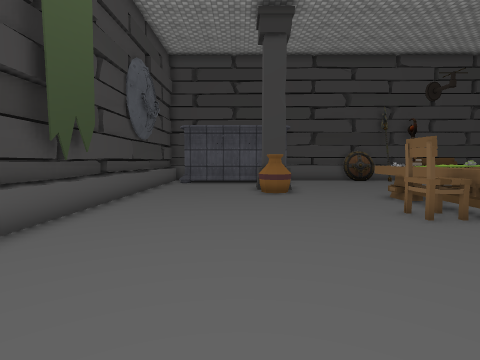
View 1 (above)

17 first-person views from a walk through a Unity game level. The camera is 1.4 m above the floor, tilts 4° down and sees 80° across. The floor is counted in squares, 1 m on a side. Each view is taken from the middle of a square. On the plan, view 1 faces up. The plan holds only what a view shows up to about 14 squares ahead; the rest is blank. The place goes on beyond the plan. The player character is not drawn. Some surface patterns are stand-ins.

View 2
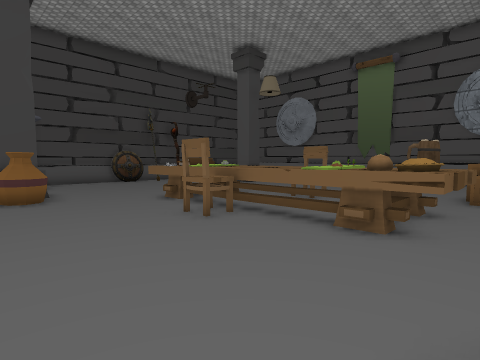

View 3
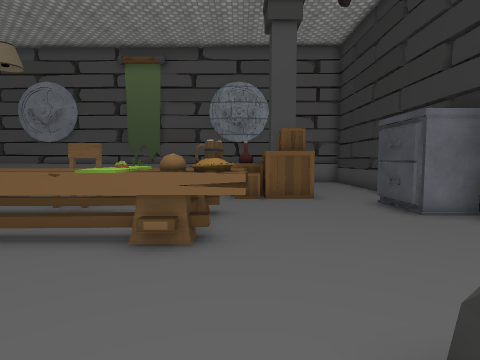

View 4
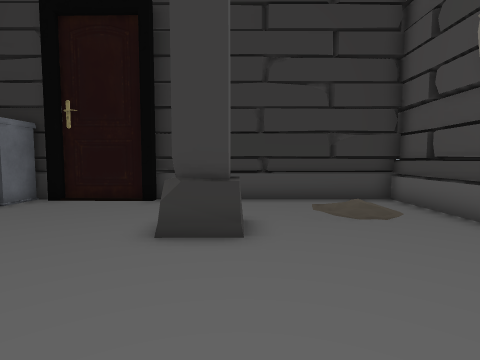

View 5
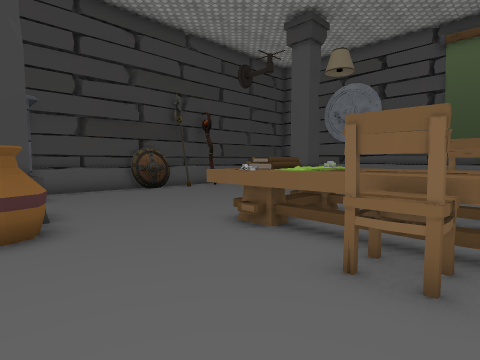

View 6
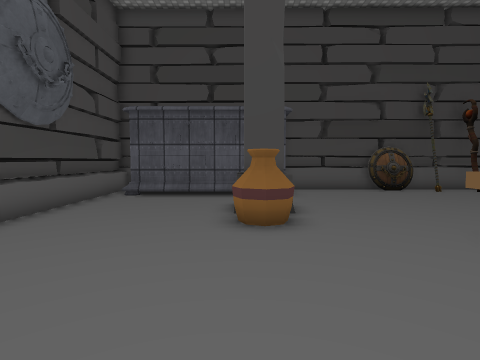

View 7
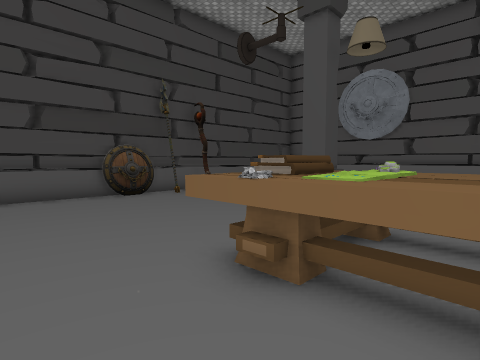

View 8
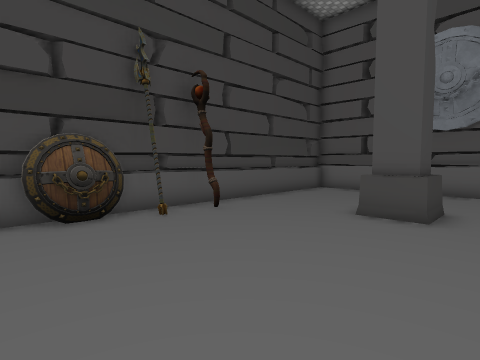

View 9
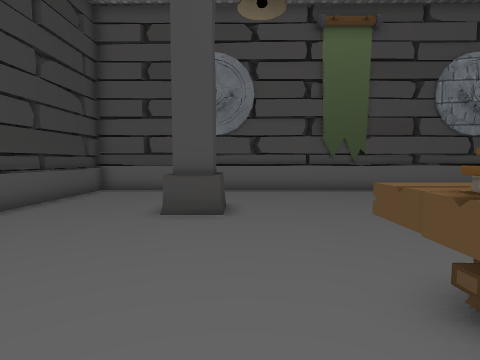

View 10
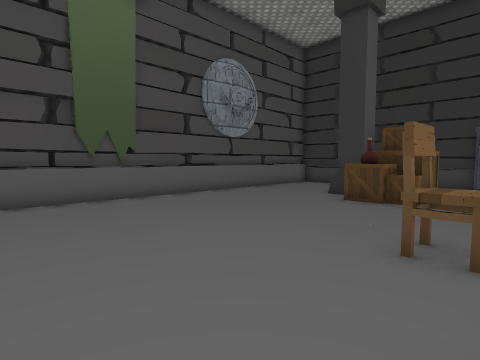

View 11
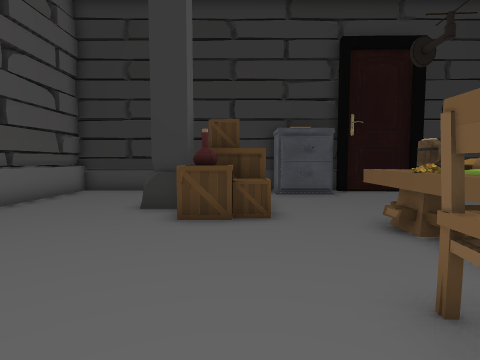

View 12
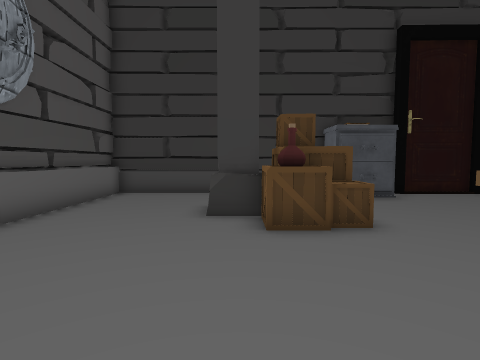

View 13
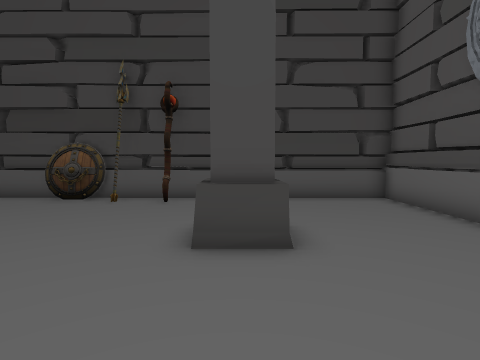

View 14
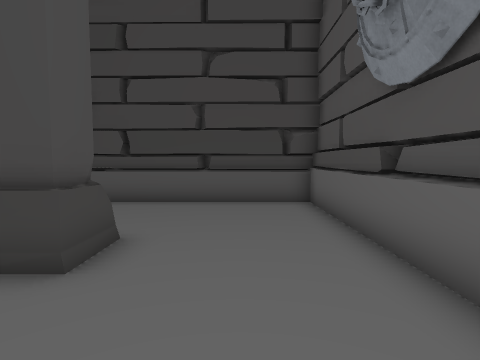

View 15
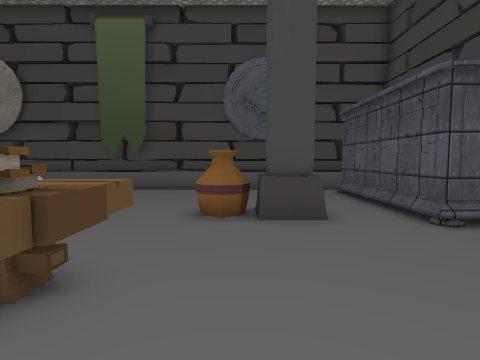

View 16
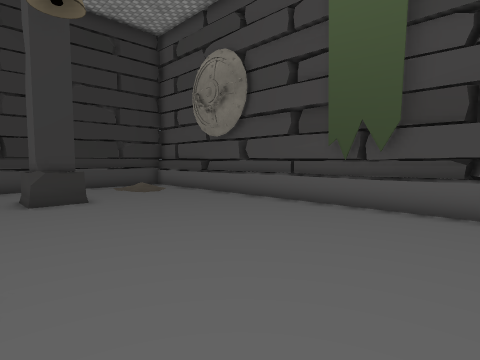

View 17
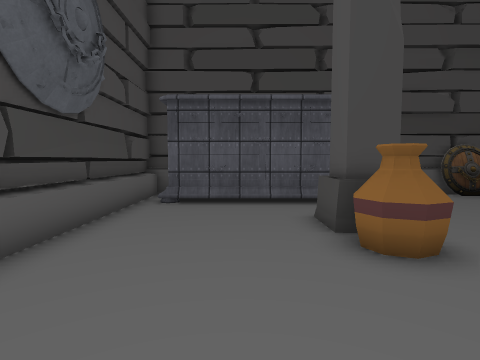

### Floor plan
Key: @ floor where view 1 was taken; # wall or solid block; . floor; / step, stairs or slope; ^ raised ledge; B books; R rock; C chair; E bread; A box; T bottle; S shield; I coin; O other object.
Columns run from 5 left of view 1 to 20 right of it. Each row starts with its distance up from view 1.
 20 ##      ##################
 19 #.       ...SSS#.........#
 18 #.OOOOOOO................#
 17 #.///////................#
 16 #........................#
 15 #.....##...........##....#
 14 #.....##...........##....#
 13 #.....OO.................#
 12 #.....OO.................#
 11 #..........OBB^..........#
 10 #..........OOO^..........#
  9 #..........^OR^..........#
  8 #..........^^^^.........##
  7 #.........C^^^CC........##
  6 #..........^^^^.........#
  5 #..........O  ^.........#
  4 #..........OEOI.........#
  3 #..........OEO^.........#
  2 #..........O#^^..AT.....#
  1 #.....##.........AA#....#
  0 #....@##.........AA#....#
 -1 #.//....................#
 -2 #./ ....................#
 -3 #............##O........#
 -4 ############O############

Where each view was taken, in squares from view 1:
view 1: 0 up, 0 right, facing up
view 2: 1 up, 0 right, facing up-right
view 3: 2 up, 1 right, facing right
view 4: 6 up, 1 right, facing down
view 5: 6 up, 1 right, facing up-right
view 6: 6 up, 1 right, facing up
view 7: 8 up, 3 right, facing up-right
view 8: 12 up, 6 right, facing up-right
view 9: 13 up, 6 right, facing right
view 10: 12 up, 9 right, facing down-right
view 11: 9 up, 12 right, facing down
view 12: 8 up, 14 right, facing down
view 13: 9 up, 14 right, facing up
view 14: 10 up, 17 right, facing up
view 15: 13 up, 9 right, facing left
view 16: 11 up, 4 right, facing down-left
view 17: 8 up, 1 left, facing up
